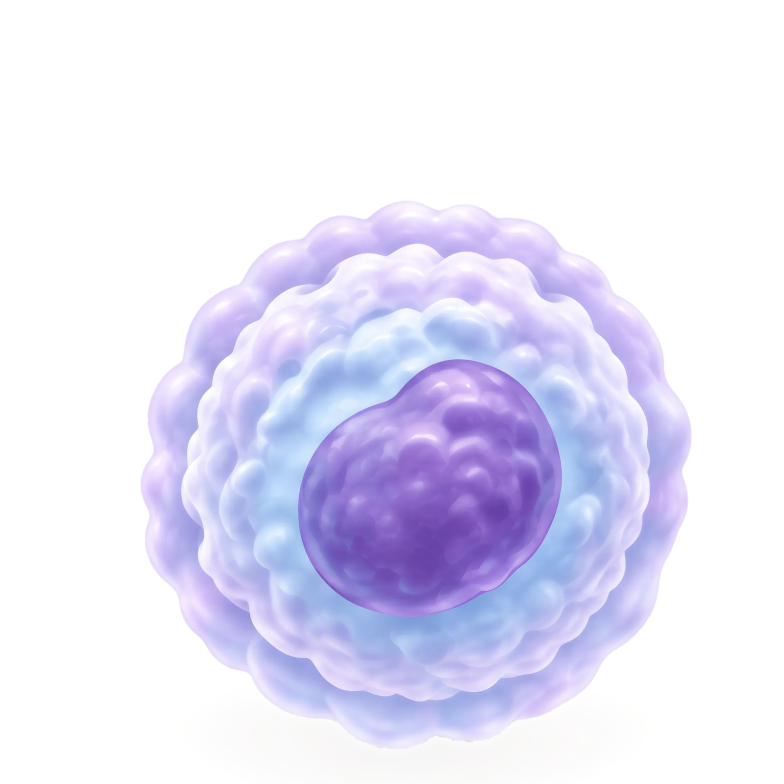
#> input picture src/assets/cell-clean-2048-aligned.webp, 2350 x 2350 px (shown at 1/3 size)
$ python trace_reference_cell.py cell-clean-2048-aligned.webp
#> lines starting #> are read from the running program, lines starting #| are printed output that depends on the picture; after the words box and inside, x2 and y2 are one past the last pixel; in counts of white or black regions, pixels touching at a corner belong together
"""Rebuild the supplied cell as native SVG color paths.

The reference image is used offline to sample its painterly texture. Saturated
receptors are removed before tracing because React renders those separately.
The shipped SVG contains paths only: no embedded raster or runtime dependency.
"""
from collections import defaultdict
from pathlib import Path
import sys

import numpy as np
from PIL import Image, ImageDraw, ImageFilter
from scipy.ndimage import binary_dilation, distance_transform_edt, gaussian_filter

ROOT = Path(__file__).parent
if len(sys.argv) != 2:
    raise SystemExit('Usage: python trace_reference_cell.py /path/to/supplied-reference.png')
source = np.asarray(Image.open(sys.argv[1]).convert('RGB'), dtype=np.uint8)
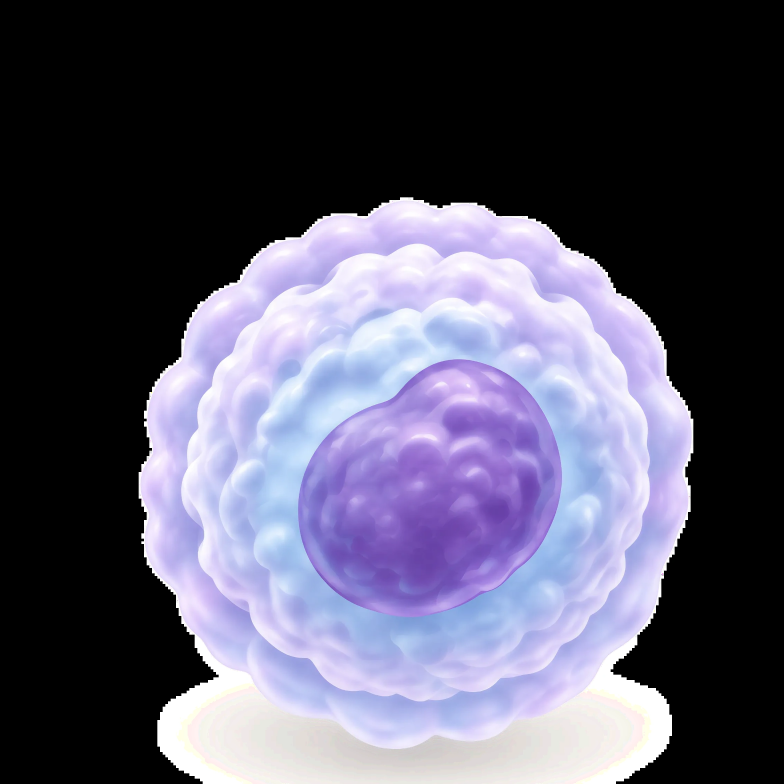
#> source: shape (2350, 2350, 3) (shown at 1/3 size); mean R, G, B 86.7, 84.7, 103.8
height, width, _ = source.shape
#> height = 2350; width = 2350
yy, xx = np.mgrid[:height, :width]

# Remove baked-in saturated receptor pixels while keeping the cell's folds.
# The small halo around each silhouette is filled from the nearest cell color.
red = (source[:,:,0].astype(int) - source[:,:,1].astype(int) > 39)
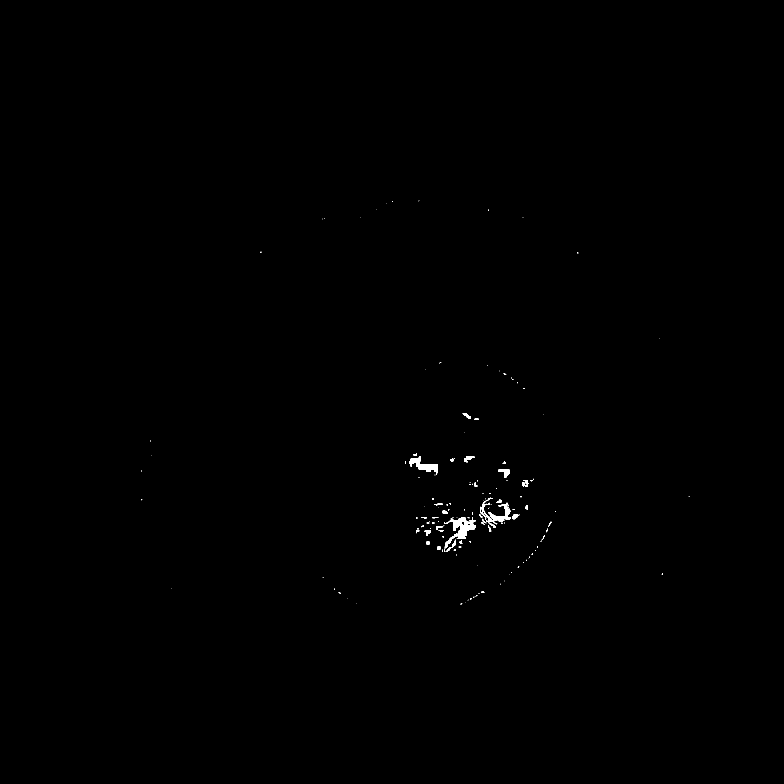
#> red: shape (2350, 2350) bool (shown at 1/3 size); 0.18% white; 158 white regions (114 under 20 px), largest, box (x1, y1, x2, y2) and area: (1335, 1552, 1428, 1616) 2324, (1228, 1368, 1312, 1424) 1688, (1465, 1512, 1532, 1567) 1105
blue = (source[:,:,2].astype(int) - source[:,:,0].astype(int) > 24) & (source[:,:,0] < 190)
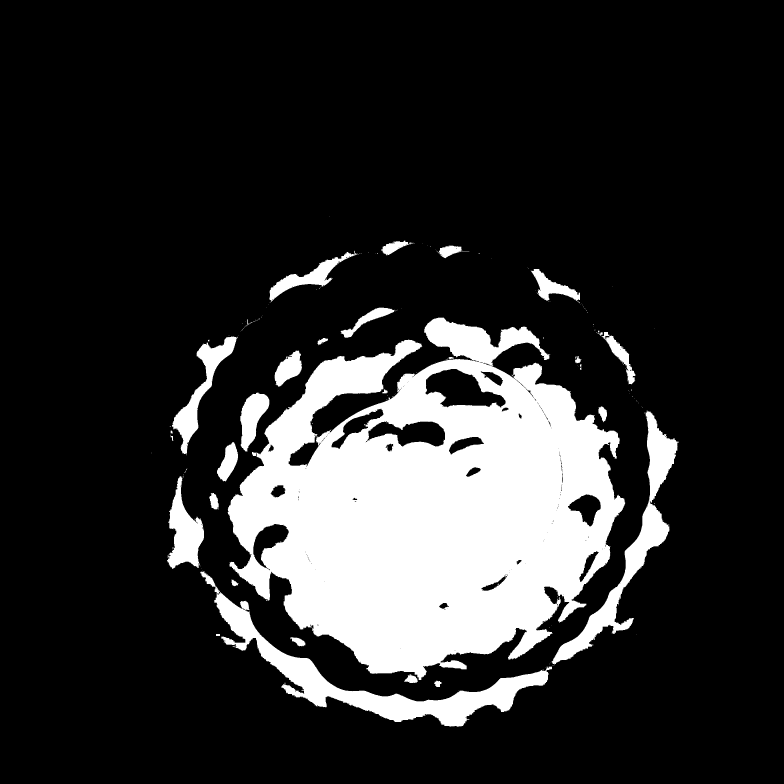
#> blue: shape (2350, 2350) bool (shown at 1/3 size); 17.7% white; 192 white regions (159 under 20 px), largest, box (x1, y1, x2, y2) and area: (683, 953, 1876, 2040) 786937, (601, 1713, 1656, 2180) 69488, (1654, 1233, 2036, 1996) 41743
violet = ((source[:,:,0].astype(int) + source[:,:,2].astype(int))/2 - source[:,:,1] > 21) & (source[:,:,0] < 180)
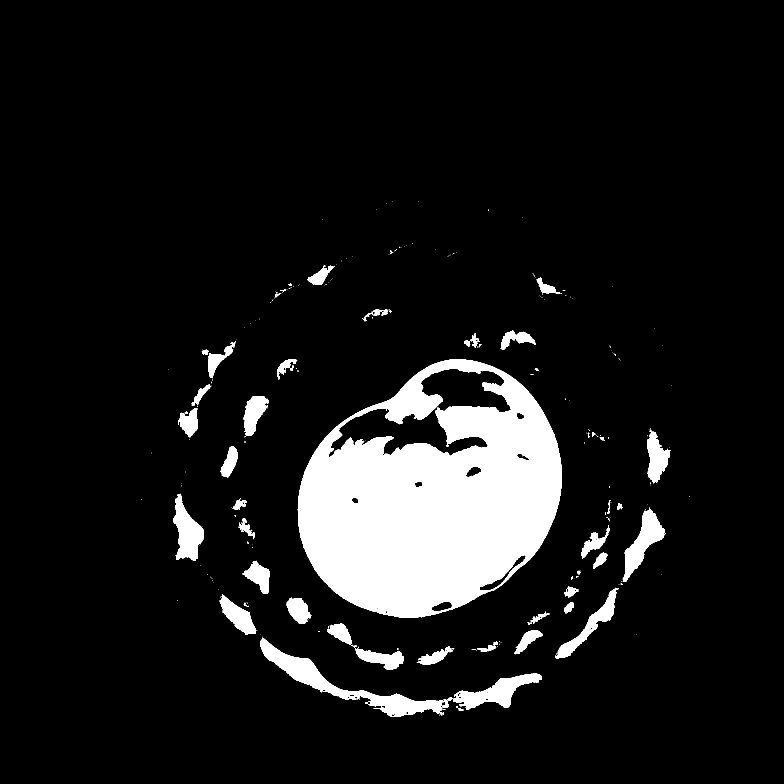
#> violet: shape (2350, 2350) bool (shown at 1/3 size); 9.4% white; 340 white regions (273 under 20 px), largest, box (x1, y1, x2, y2) and area: (893, 1078, 1686, 1853) 395404, (780, 1916, 1332, 2149) 23044, (1360, 2019, 1624, 2130) 10905
green = (source[:,:,1].astype(int) - source[:,:,0].astype(int) > 12) & (source[:,:,1] < 196)
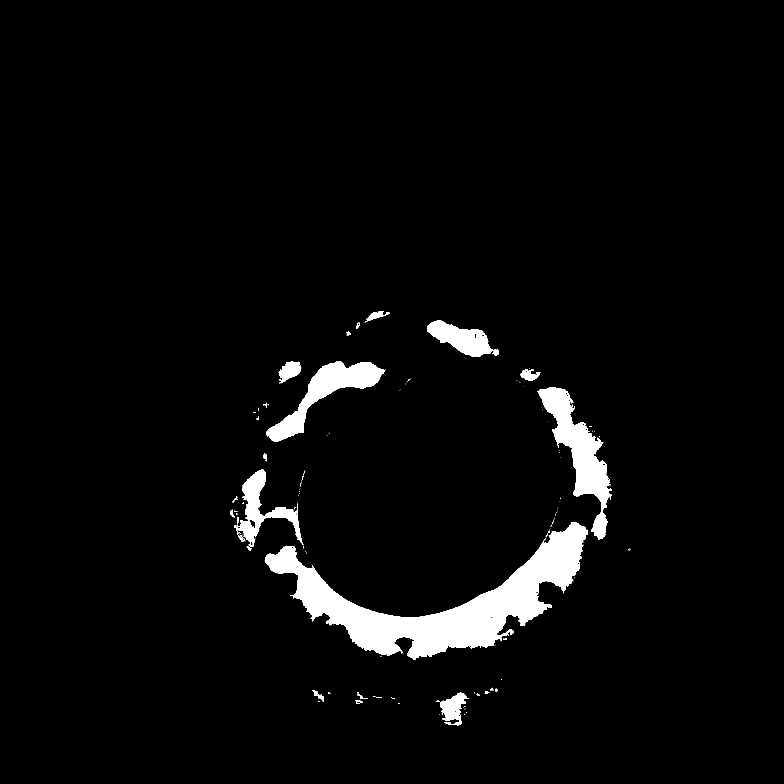
#> green: shape (2350, 2350) bool (shown at 1/3 size); 3.7% white; 181 white regions (145 under 20 px), largest, box (x1, y1, x2, y2) and area: (794, 1566, 1764, 1980) 116084, (1612, 1162, 1835, 1620) 31114, (799, 1083, 1155, 1325) 23329
remove = (
    (blue & (xx>64)&(xx<95)&(yy>52)&(yy<103)) |
    (red & (xx>155)&(xx<203)&(yy>49)&(yy<109)) |
    (violet & (xx>15)&(xx<65)&(yy>157)&(yy<199)) |
    (green & (xx>138)&(xx<176)&(yy>188)&(yy<224))
)
#> remove: shape (2350, 2350) bool; every value is 0
remove = binary_dilation(remove, iterations=2)
_, nearest = distance_transform_edt(remove, return_indices=True)
clean = source[nearest[0], nearest[1]].copy()
smoothed = gaussian_filter(clean.astype(float), sigma=(1.25,1.25,0))
clean[remove] = np.uint8(np.clip(smoothed[remove], 0, 255))

# A feathered silhouette prevents source paper/labels from becoming a square
# background. A loose polygon preserves the irregular perimeter in the pixels.
edge = [(117,68),(130,70),(145,70),(163,75),(183,86),(201,105),
        (208,126),(213,148),(213,171),(208,193),(202,216),(188,239),
        (169,248),(147,252),(124,252),(103,246),(83,240),(66,226),
        (56,205),(49,182),(47,158),(49,132),(55,112),(67,94),(84,81)]
mask = Image.new('L', (width,height),0)
ImageDraw.Draw(mask).polygon(edge,fill=255)
#> mask: PIL image 2350x2350 L; 0.45% white; 1 white region, box (x1, y1, x2, y2) and area: (47, 68, 214, 253) 25063
mask = np.asarray(mask.filter(ImageFilter.GaussianBlur(1.6))).astype(float)/255
#> mask: shape (2350, 2350) float64

# The reference's mint Ki-67 treatment and leader cross the cell artwork.
# Only that study uses them. For visit and location scenes, reconstruct the
# hidden lower-right cell from corresponding lower-left painted folds.
mirror = clean[:, np.clip(256-np.arange(width),0,width-1)]
#> mirror: shape (2350, 2350, 3); every value is 0
weight = np.clip((xx-122)/10,0,1)*np.clip((yy-176)/12,0,1)
untinted = np.uint8(np.clip(clean.astype(float)*(1-weight[:,:,None])+
                            mirror.astype(float)*weight[:,:,None],0,255))

def write_svg(pixels: np.ndarray, filename: str) -> None:
#> called with filename = 'cell-reference.svg'
    alpha = mask.copy()
    paper = np.array([255,252,250],dtype=float)
    color_distance = np.linalg.norm(pixels.astype(float)-paper,axis=2)
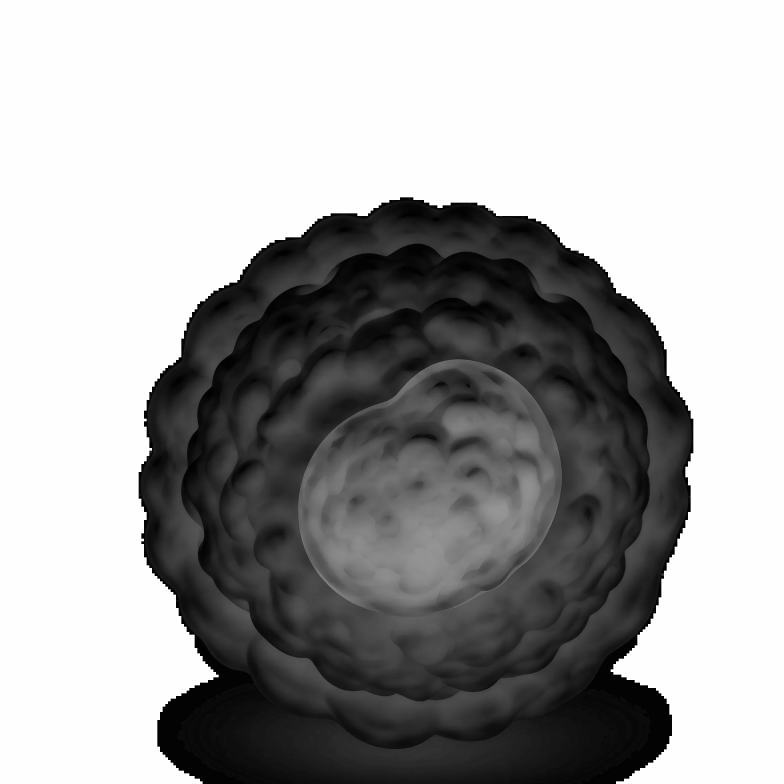
#> color_distance: shape (2350, 2350) float64 (shown at 1/3 size); min 0, max 437.1, mean 282.8; drawn with min black and max white
    alpha *= np.clip((color_distance-2.5)/13,0,1)
    level = np.uint8(np.clip(np.round(alpha*4),0,4))

    # Median-cut color layers preserve irregular spatial texture. Runs of
    # same-color pixels become compact SVG paths instead of rectangles.
    poster = Image.fromarray(pixels).quantize(colors=192, method=Image.Quantize.MEDIANCUT,
                                               dither=Image.Dither.NONE)
    ids = np.asarray(poster)
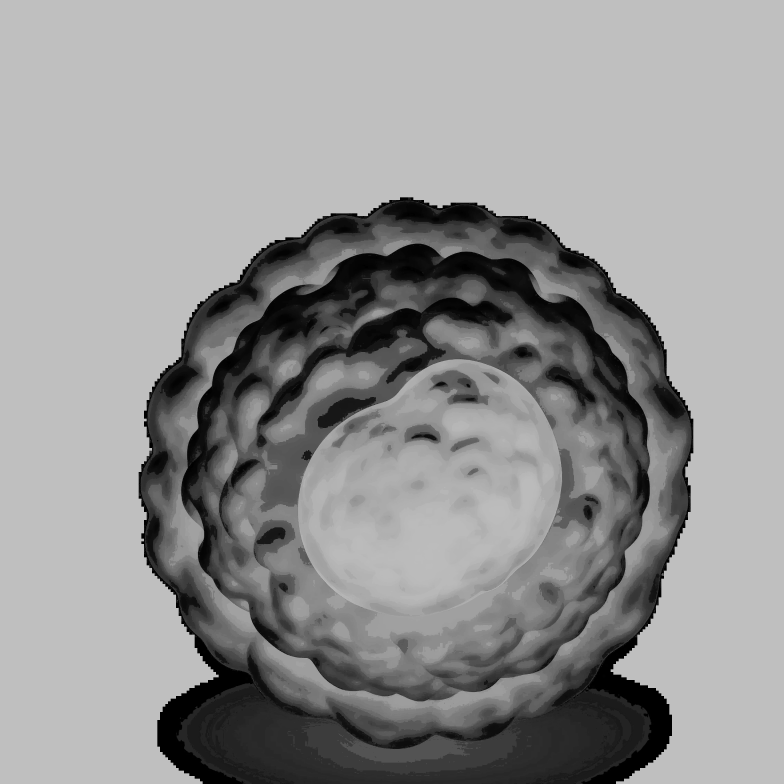
#> ids: shape (2350, 2350) (shown at 1/3 size); min 0, max 191, mean 147.8
    colors = poster.getpalette()
#> colors = 576 values, max 255 at index 0, min 0 at index 568, mean 205
    paths: dict[tuple[int,int],list[str]] = defaultdict(list)
    for y in range(height):
        x=0
        while x<width:
            a = int(level[y,x])
            if not a:
                x+=1
                continue
            c = int(ids[y,x])
            end=x+1
            while end<width and level[y,end]==a and ids[y,end]==c:
                end+=1
            paths[(c,a)].append(f'M{x} {y}h{end-x}v1H{x}z')
            x=end

    svg = [f'<svg xmlns="http://www.w3.org/2000/svg" viewBox="0 0 {width} {height}" '
           'preserveAspectRatio="xMidYMin slice" aria-hidden="true">',
           '<!-- Color paths traced from the user-supplied 244 × 259 reference. -->',
           '<defs><filter id="traceSoft" x="-2%" y="-2%" width="104%" height="104%"><feGaussianBlur stdDeviation=".32"/></filter></defs>',
           '<g filter="url(#traceSoft)">']
    for (c,a), segments in sorted(paths.items()):
        rgb=colors[c*3:c*3+3]
        svg.append(f'<path fill="#{rgb[0]:02x}{rgb[1]:02x}{rgb[2]:02x}" '
                   f'opacity="{a/4:.2f}" d="{"".join(segments)}"/>')
#> after the loop, svg = 8 items
    svg.extend(['</g>','</svg>'])
    (ROOT/filename).write_text('\n'.join(svg)+'\n')
    print(f'Wrote {filename}, {len(paths)} color/alpha layers')

write_svg(clean,'cell-reference.svg')
write_svg(untinted,'cell-reference-clean.svg')
#> in write_svg (call 2), `color_distance = np.linalg.norm(pixels.astype(float)-paper,axis=2)`: color_distance: shape (2350, 2350) float64; every value is 437.1

$ run again, on src/assets/reference-cell-highres.png
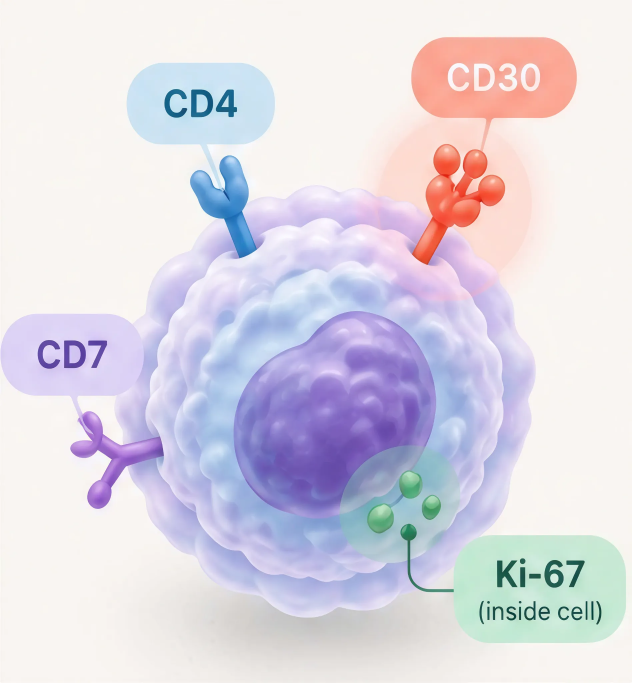
#> input picture src/assets/reference-cell-highres.png, 1896 x 2048 px (shown at 1/3 size)
#> source is the input picture: shape (2048, 1896, 3); mean R, G, B 220.6, 215.9, 227.4
#> `red = (source[:,:,0].astype(int) - source[:,:,1].astype(int) > 39)`:
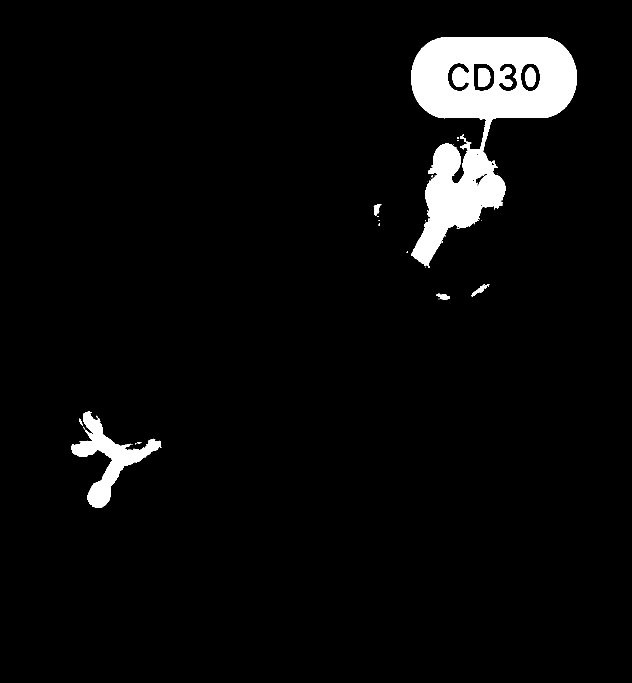
#> red: shape (2048, 1896) bool (shown at 1/3 size); 4.5% white; 44 white regions (31 under 20 px), largest, box (x1, y1, x2, y2) and area: (1234, 111, 1730, 796) 147193, (214, 1235, 484, 1524) 21272, (1436, 204, 1471, 260) 1702
#> blue: shape (2048, 1896) bool; 17.4% white; 117 white regions (67 under 20 px), largest, box (x1, y1, x2, y2) and area: (524, 832, 1452, 1802) 553877, (570, 466, 792, 777) 31661, (211, 1203, 510, 1526) 29126
#> violet: shape (2048, 1896) bool; 7% white; 182 white regions (129 under 20 px), largest, box (x1, y1, x2, y2) and area: (701, 933, 1309, 1556) 225857, (211, 1242, 492, 1526) 22085, (192, 1021, 258, 1105) 3416
#> green: shape (2048, 1896) bool; 5.2% white; 144 white regions (97 under 20 px), largest, box (x1, y1, x2, y2) and area: (566, 995, 1412, 1777) 123767, (570, 466, 772, 775) 27353, (627, 934, 892, 1136) 14859
#> remove: shape (2048, 1896) bool; every value is 0
#> colors = 576 values, max 254 at index 6, min 25 at index 573, mean 209.7
#> the loop in write_svg, `for (c,a), segments in sorted(paths.items()):` made 15 passes
#> rgb on passes 1 to 8: [250, 246, 243], [250, 246, 243], [250, 246, 241], [250, 247, 239], [250, 247, 239], [248, 247, 240], [249, 245, 242], [249, 245, 242]
#> after the loop in write_svg, `for (c,a), segments in sorted(paths.items()):`: svg = 19 items
#> in write_svg (call 2), `ids = np.asarray(poster)`:
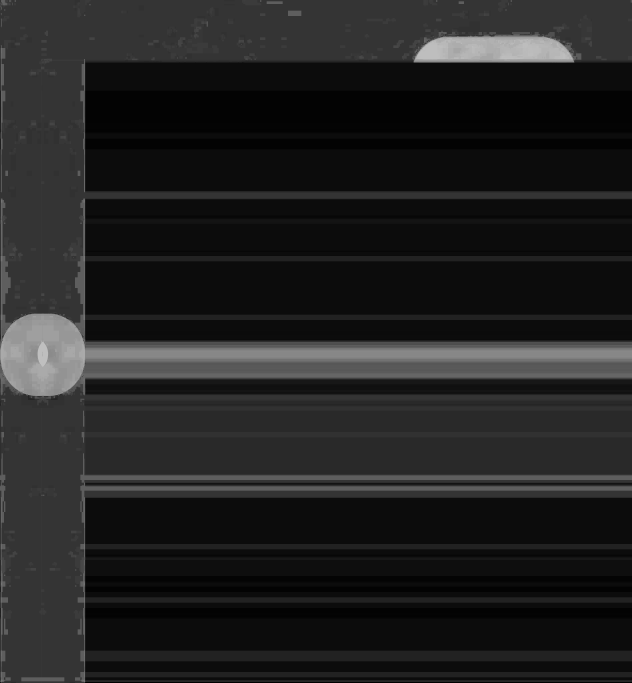
#> ids: shape (2048, 1896) (shown at 1/3 size); min 0, max 191, mean 33.4
#> colors = 576 values, max 255 at index 0, min 89 at index 574, mean 235.9
#> the loop in write_svg (call 2), `for (c,a), segments in sorted(paths.items()):` made 25 passes
#> after the loop in write_svg (call 2), `for (c,a), segments in sorted(paths.items()):`: svg = 29 items
